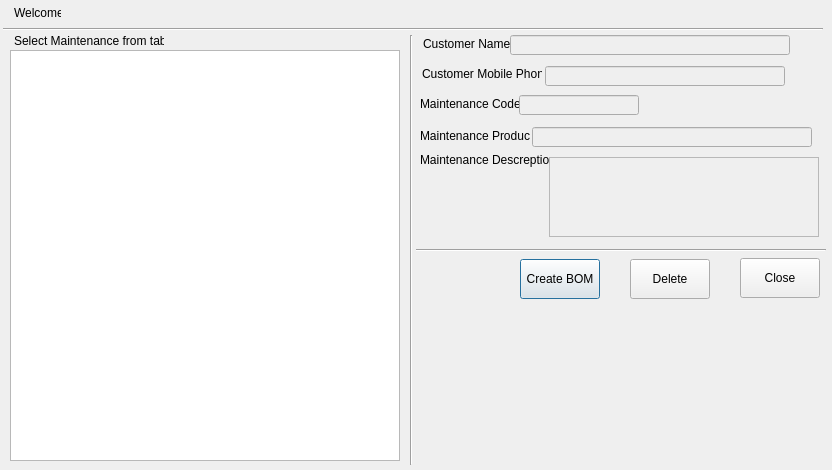
<?xml version="1.0" encoding="UTF-8"?>
<ui version="4.0">
	<class>pusedMaintenanceDialog</class>
	<widget class="QDialog" name="pusedMaintenanceDialog">
		<property name="geometry">
			<rect>
				<x>0</x>
				<y>0</y>
				<width>832</width>
				<height>470</height>
			</rect>
		</property>
		<property name="windowTitle">
			<string>Pused Maintenance</string>
		</property>
		<widget class="QLabel" name="label">
			<property name="geometry">
				<rect>
					<x>14</x>
					<y>3</y>
					<width>47</width>
					<height>20</height>
				</rect>
			</property>
			<property name="text">
				<string>Welcome,</string>
			</property>
		</widget>
		<widget class="QLabel" name="loggeduser">
			<property name="geometry">
				<rect>
					<x>65</x>
					<y>3</y>
					<width>180</width>
					<height>20</height>
				</rect>
			</property>
			<property name="font">
				<font>
					<weight>75</weight>
					<bold>true</bold>
				</font>
			</property>
			<property name="text">
				<string/>
			</property>
		</widget>
		<widget class="Line" name="line">
			<property name="geometry">
				<rect>
					<x>3</x>
					<y>28</y>
					<width>820</width>
					<height>3</height>
				</rect>
			</property>
			<property name="orientation">
				<enum>Qt::Horizontal</enum>
			</property>
		</widget>
		<widget class="QLabel" name="label_3">
			<property name="geometry">
				<rect>
					<x>14</x>
					<y>31</y>
					<width>150</width>
					<height>20</height>
				</rect>
			</property>
			<property name="text">
				<string>Select Maintenance from table :</string>
			</property>
		</widget>
		<widget class="QTableView" name="tableView">
			<property name="geometry">
				<rect>
					<x>10</x>
					<y>50</y>
					<width>390</width>
					<height>411</height>
				</rect>
			</property>
		</widget>
		<widget class="Line" name="line_2">
			<property name="geometry">
				<rect>
					<x>410</x>
					<y>35</y>
					<width>3</width>
					<height>430</height>
				</rect>
			</property>
			<property name="orientation">
				<enum>Qt::Vertical</enum>
			</property>
		</widget>
		<widget class="QLabel" name="label_4">
			<property name="geometry">
				<rect>
					<x>420</x>
					<y>97</y>
					<width>100</width>
					<height>13</height>
				</rect>
			</property>
			<property name="text">
				<string>Maintenance Code :</string>
			</property>
		</widget>
		<widget class="QLabel" name="label_5">
			<property name="geometry">
				<rect>
					<x>420</x>
					<y>126</y>
					<width>110</width>
					<height>20</height>
				</rect>
			</property>
			<property name="text">
				<string>Maintenance Product :</string>
			</property>
		</widget>
		<widget class="QLabel" name="label_6">
			<property name="geometry">
				<rect>
					<x>420</x>
					<y>150</y>
					<width>130</width>
					<height>20</height>
				</rect>
			</property>
			<property name="text">
				<string>Maintenance Descreption :</string>
			</property>
		</widget>
		<widget class="QLabel" name="label_7">
			<property name="geometry">
				<rect>
					<x>423</x>
					<y>34</y>
					<width>90</width>
					<height>20</height>
				</rect>
			</property>
			<property name="text">
				<string>Customer Name :</string>
			</property>
		</widget>
		<widget class="QLabel" name="label_8">
			<property name="geometry">
				<rect>
					<x>422</x>
					<y>64</y>
					<width>120</width>
					<height>20</height>
				</rect>
			</property>
			<property name="text">
				<string>Customer Mobile Phone :</string>
			</property>
		</widget>
		<widget class="QLineEdit" name="maintCodelbl">
			<property name="enabled">
				<bool>false</bool>
			</property>
			<property name="geometry">
				<rect>
					<x>519</x>
					<y>95</y>
					<width>120</width>
					<height>20</height>
				</rect>
			</property>
			<property name="font">
				<font>
					<pointsize>9</pointsize>
					<weight>75</weight>
					<bold>true</bold>
				</font>
			</property>
			<property name="styleSheet">
				<string notr="true">color: rgb(255, 0, 0);</string>
			</property>
		</widget>
		<widget class="QLineEdit" name="maintProductlbl">
			<property name="enabled">
				<bool>false</bool>
			</property>
			<property name="geometry">
				<rect>
					<x>532</x>
					<y>127</y>
					<width>280</width>
					<height>20</height>
				</rect>
			</property>
			<property name="font">
				<font>
					<pointsize>9</pointsize>
					<weight>75</weight>
					<bold>true</bold>
				</font>
			</property>
			<property name="styleSheet">
				<string notr="true">color: rgb(255, 0, 0);</string>
			</property>
		</widget>
		<widget class="QTextBrowser" name="maintDesclbl">
			<property name="enabled">
				<bool>false</bool>
			</property>
			<property name="geometry">
				<rect>
					<x>549</x>
					<y>157</y>
					<width>270</width>
					<height>80</height>
				</rect>
			</property>
			<property name="font">
				<font>
					<pointsize>9</pointsize>
					<weight>75</weight>
					<bold>true</bold>
				</font>
			</property>
			<property name="styleSheet">
				<string notr="true">color: rgb(255, 0, 0);</string>
			</property>
			<property name="lineWidth">
				<number>1</number>
			</property>
		</widget>
		<widget class="QLineEdit" name="custNamelbl">
			<property name="enabled">
				<bool>false</bool>
			</property>
			<property name="geometry">
				<rect>
					<x>510</x>
					<y>35</y>
					<width>280</width>
					<height>20</height>
				</rect>
			</property>
			<property name="font">
				<font>
					<pointsize>9</pointsize>
					<weight>75</weight>
					<bold>true</bold>
				</font>
			</property>
			<property name="styleSheet">
				<string notr="true">color: rgb(255, 0, 0);</string>
			</property>
		</widget>
		<widget class="QLineEdit" name="custMobilePhonelbl">
			<property name="enabled">
				<bool>false</bool>
			</property>
			<property name="geometry">
				<rect>
					<x>545</x>
					<y>66</y>
					<width>240</width>
					<height>20</height>
				</rect>
			</property>
			<property name="font">
				<font>
					<pointsize>9</pointsize>
					<weight>75</weight>
					<bold>true</bold>
				</font>
			</property>
			<property name="styleSheet">
				<string notr="true">color: rgb(255, 0, 0);</string>
			</property>
		</widget>
		<widget class="Line" name="line_3">
			<property name="geometry">
				<rect>
					<x>416</x>
					<y>249</y>
					<width>410</width>
					<height>3</height>
				</rect>
			</property>
			<property name="orientation">
				<enum>Qt::Horizontal</enum>
			</property>
		</widget>
		<widget class="QPushButton" name="createBOMbtn">
			<property name="geometry">
				<rect>
					<x>520</x>
					<y>259</y>
					<width>80</width>
					<height>40</height>
				</rect>
			</property>
			<property name="text">
				<string>Create BOM</string>
			</property>
		</widget>
		<widget class="QPushButton" name="deletebtn">
			<property name="geometry">
				<rect>
					<x>630</x>
					<y>259</y>
					<width>80</width>
					<height>40</height>
				</rect>
			</property>
			<property name="text">
				<string>Delete</string>
			</property>
		</widget>
		<widget class="QPushButton" name="closebtn">
			<property name="geometry">
				<rect>
					<x>740</x>
					<y>258</y>
					<width>80</width>
					<height>40</height>
				</rect>
			</property>
			<property name="text">
				<string>Close</string>
			</property>
		</widget>
	</widget>
	<resources/>
	<connections/>
</ui>
